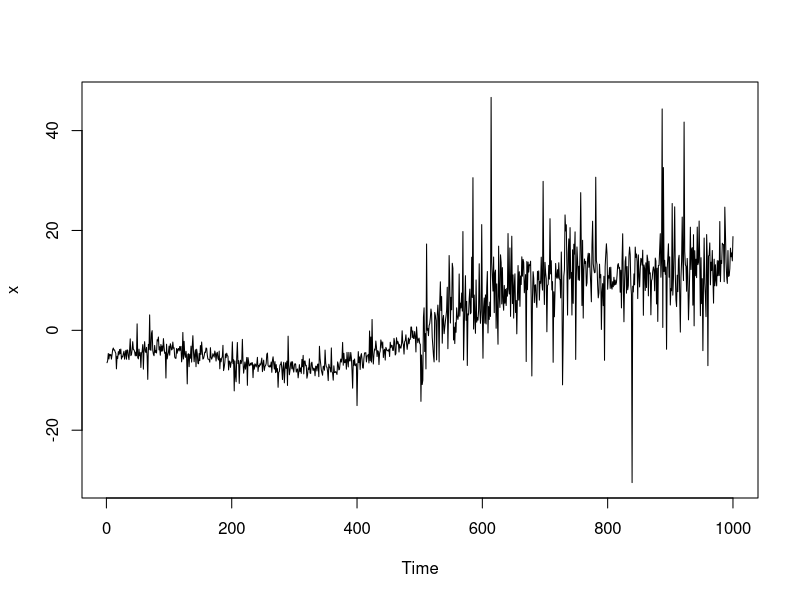

Reproduce this figure in R. (Note: this script raises an error after producing the figure.)
###-----------------------------------------------
### The data. **AR included**
###-----------------------------------------------
f = function(t){
  5*cos(t*9) - (t - 0.7)^2 *20 + (t-0.2)^3 *40
}
ar = function(n, ar, df){
  z = rep(NA,n)
  z[1] = rt(1,df)
  for(i in 2:n){
    z[i] = ar*z[i-1] + rt(1,df)
  }
  z
}
n = 1000
mu = f((1:n)/n)
z = c(rt(n/2,3), rt(n/2, 3)*4) 
x = z+mu
par(mfrow = c(1, 1))
ts.plot(x)

###----------------------------------
### Self Method
###----------------------------------

kern = function(x){ #Bartlett kernel
  ifelse(abs(x)<=1,1-abs(x), 0)
}

var_head = function(x, l){ #Kernel Estimation of volatility
  n = length(x)
  l = floor(l)
  sum = 0
  covar = c(acf(x, l+1, type = 'cov', plot=FALSE)$acf)
  k = (-l):l
  out = sum(kern(k/l) * covar[abs(k) +1])
  return(out)
}

KS_std = function(x){ #
  n = length(x)
  x_bar = mean(x)
  sigma_hat = var_head(x, 2*n^(1/3))
  Tn =cumsum(x - x_bar) / sqrt(n)
  TS = max(abs(Tn / sqrt(sigma_hat)))
}

###-----------------------------------------------
### Textbook method
###-----------------------------------------------
M <- function(x, t){
  n = length(x)
  bar_x = mean(x)
  (sum((x[1:t] - bar_x)^2) - t/n*sum((x - bar_x)^2)) / (sqrt(n))
}

K <- function(x, gam){
  n = length(x)
  k_t = rep(NULL, n)
  for (i in 1:n){
    k_t[i] = M(x, i)/((i/n)*(1-i/n))^gam
  }
  which.min(k_t)
}

V_k <- function(k, x){
  bar = mean(x)
  n = length(x)
  (sum((x-bar)^4) - (1/k)*(sum((x[1:k]-bar)^2)^2) - (1/(n-k))*(sum((x[(k+1):n]-bar)^2, na.rm = TRUE)^2))/n
}

textbook <- function(d){
  k = K(d, 0)
  v = V_k(k, d)
  M_t <- rep(NULL, n)
  for (i in 1:(n-1)){
    M_t[i] = M(d, i) / sqrt(v)
  }
  max(abs(M_t))
}

#Testing of code
k = K(d, 1/3)
v = V_k(k, d)
M_t <- rep(NULL, n)
for (i in 1:(n-1)){
  M_t[i] = M(d, i) / sqrt(v)
}
ts.plot(M_t)

###-----------------------------------------------
### Liver Method
###-----------------------------------------------
L = function(y, g, tau){
  n = length(y)
  l1 = tau * log(1/tau * sum((y[1:tau] - g[1:tau])^2))
  if (tau !=n){
    l2 = (n - tau) * log(1/(n-tau)*sum((y[(tau+1):n] - g[(tau+1):n])^2))}
  else{l2 = 0}
  l = l1 + l2
}

MaxL = function(y, g){
  n = length(y)
  max_d= 0
  max_i = 0
  Ln = L(y, g, n)
  for (i in 1:n){
    d = Ln -  L(y, g, i)
    if(d > max_d){max_d = d; max_i = i}
  }
  c(max_d, max_i)
}

MLsigma1 = function(y, g, tau){sigma = 1/tau * sum((y[1:tau] - g[1:tau])^2)}
MLsigma2 = function(y, g, tau){n = length(y);sigma = 1/(n-tau)*sum((y[(tau+1):n] - g[(tau+1):n])^2)}

Liver_test = function(d, alpha){
  a = 2*log(log(n))^(1/2)/log(n)
  b = (2*log(log(n)) + 1/2*log(log(log(n))) - log(gamma(1/2)))/log(n)
  T = a*sqrt(log(n))*sqrt(d) - b*log(n)
}

spline_test = function(x){
  epsilon = 0.00001
  n = length(x)
  ax = (1:n)/n
  old_d = 0
  count = 0
  weight = rep(1:n)
  while (count<50){
    g = smooth.spline(ax, x, w = weight, cv = TRUE)$y
    result= MaxL(x, g)
    new_d = result[1]
    tau = result[2]
    if ((new_d - old_d)<epsilon){
      return(Liver_test(new_d, 0.05))
    }else{
      sigma1 = MLsigma1(x, g, tau)
      sigma2 = MLsigma2(x, g, tau)
      weight = c(rep((1/sigma1)^2, n/2), rep((1/sigma2)^2, n/2))
    }
    count = count+1
    old_d = new_d  
  }
  return(Liver_test(new_d, 0.05))
}
###-----------------------------------------------
### Simulation Part
###-----------------------------------------------

del = 0.3
mu = 0
z = c(rt(n/2,6), rt(n/2, 6)*(1+del))#random
x = z+mu
d = diff(x)/sqrt(2)

if(1){
  n = 400
  n_sim = 200
  delta = seq(from = 0, to = 1, by = 0.1)
  out = array(NA, dim =c(n_sim, length(delta), 3),
              dimnames = list(paste0('isim=',1:n_sim),
                              paste0('delta=', delta),
                              c('liver', 'textbook','self')))
  for(i_sim in 1:n_sim){
    set.seed(i_sim)
    for(i_delta in 1:length(delta)){
      del = delta[i_delta]
      mu = 0
      #z = c(r(n/2,6), rt(n/2, 6)*(1+del))#random
      z = c(rnorm(n/2,1),rnorm(n/2,1)*(1+del))
      x = z+mu
      d = diff(x)/sqrt(2)
      out[i_sim, i_delta, 1] = spline_test(x)
      out[i_sim, i_delta, 2] = textbook(x)
      out[i_sim, i_delta, 3] = KS_std(log(d^2))
    }
    if(i_sim%%10==0) cat(i_sim, ' >> ')
  }
}

###-----------------------------------------------------------
### Power
###-----------------------------------------------------------
out0 = out*0
out0[,,1] = out[,,1] > -log(-log(1-0.05)/2)
out0[,,2] = out[,,2] > 1.358
out0[,,3] = out[,,3] > 1.358
power = apply(out0, c(2,3), mean)
power

###-----------------------------------------------------------
### Plot results
###-----------------------------------------------------------
par(mfrow = c(1, 2))
col = c('blue','red', 'darkgreen')
#Plot 1
matplot(delta, 100*power, type = 'l', col = col, lwd = 2, main = "Power (n_sim=1000, n=500)", ylim = c(0, 100),
        ylab = expression(K(delta)~"/%"), xlab = expression(delta))
abline(h  = c(0.05, 0, 1)*100, lwd = 0.5, lty = 2)
abline(v = 0, lwd = 0.5, lty = 2)
legend(0.7, 25, legend = c('Liver', 'Textbook','self'), col = c('blue','red','darkgreen'), 
       lty = c(1,2,3), cex = 0.6)

#Plot 2
matplot(delta, 100*power, type = 'l', col = col, lwd = 2, main = "Power (Zoom-in version)",
        ylim = c(0, 0.5) *100, ylab = expression(K(delta)~"/%"), xlab = expression(delta),
        xlim = c(0, 0.2))
abline(h = c(0:5), lwd = 0.5, lty = 3)
abline(v = 0, lwd = 0.5, lty = 2)

